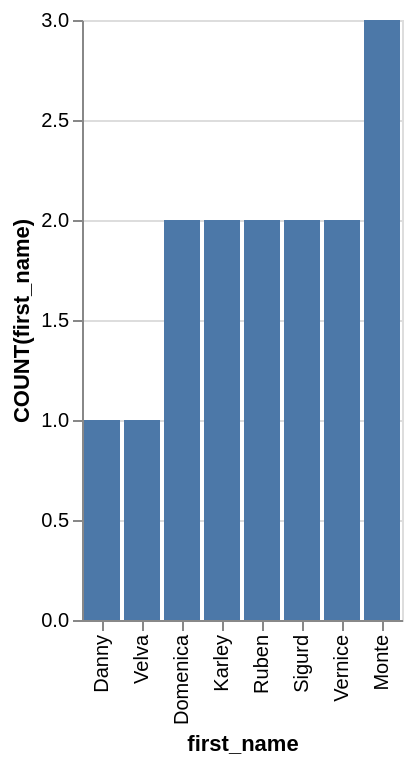

The specification (Vega-Lite) saved for this image:
### Vega-Lite specification from a JSON file in a GitHub repository (floating-point values rounded to 4 significant figures)
{"data": {"values": [{"x_data": "Danny", "y_data": 1}, {"x_data": "Domenica", "y_data": 2}, {"x_data": "Karley", "y_data": 2}, {"x_data": "Monte", "y_data": 3}, {"x_data": "Ruben", "y_data": 2}, {"x_data": "Sigurd", "y_data": 2}, {"x_data": "Velva", "y_data": 1}, {"x_data": "Vernice", "y_data": 2}]}, "mark": "bar", "encoding": {"x": {"field": "x_data", "type": "nominal", "title": "first_name", "sort": {"op": "sum", "field": "y_data", "order": "ascending"}}, "y": {"field": "y_data", "type": "quantitative", "title": "COUNT(first_name)"}}}
